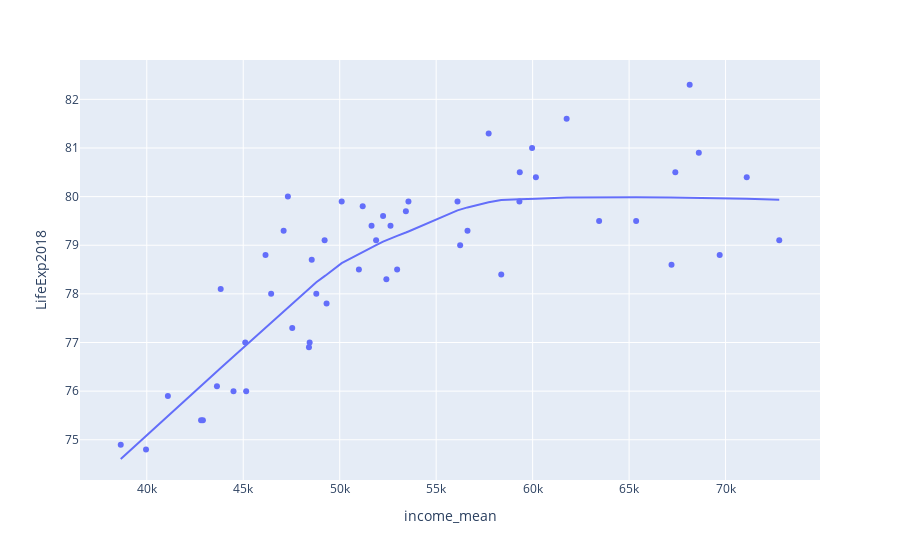

Write notebook code for a chart like this one.
### Code cell
import plotly.express as px
import numpy as np
import statsmodels
import plotly
fig = px.scatter(df_all_enhanced, x="income_mean", y="LifeExp2018", 
                 trendline="lowess")
#fig.show()
plotly.offline.iplot(fig)
